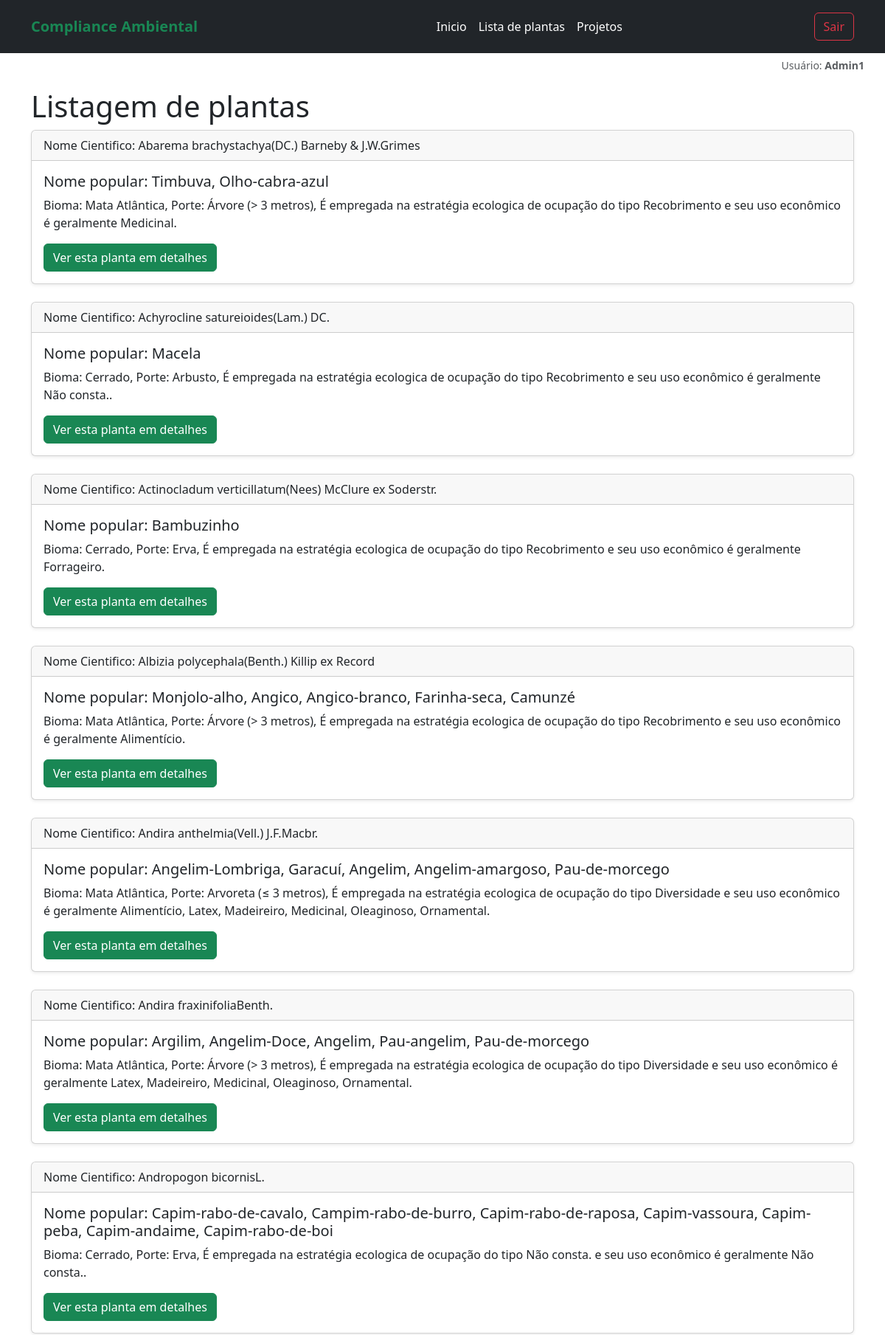
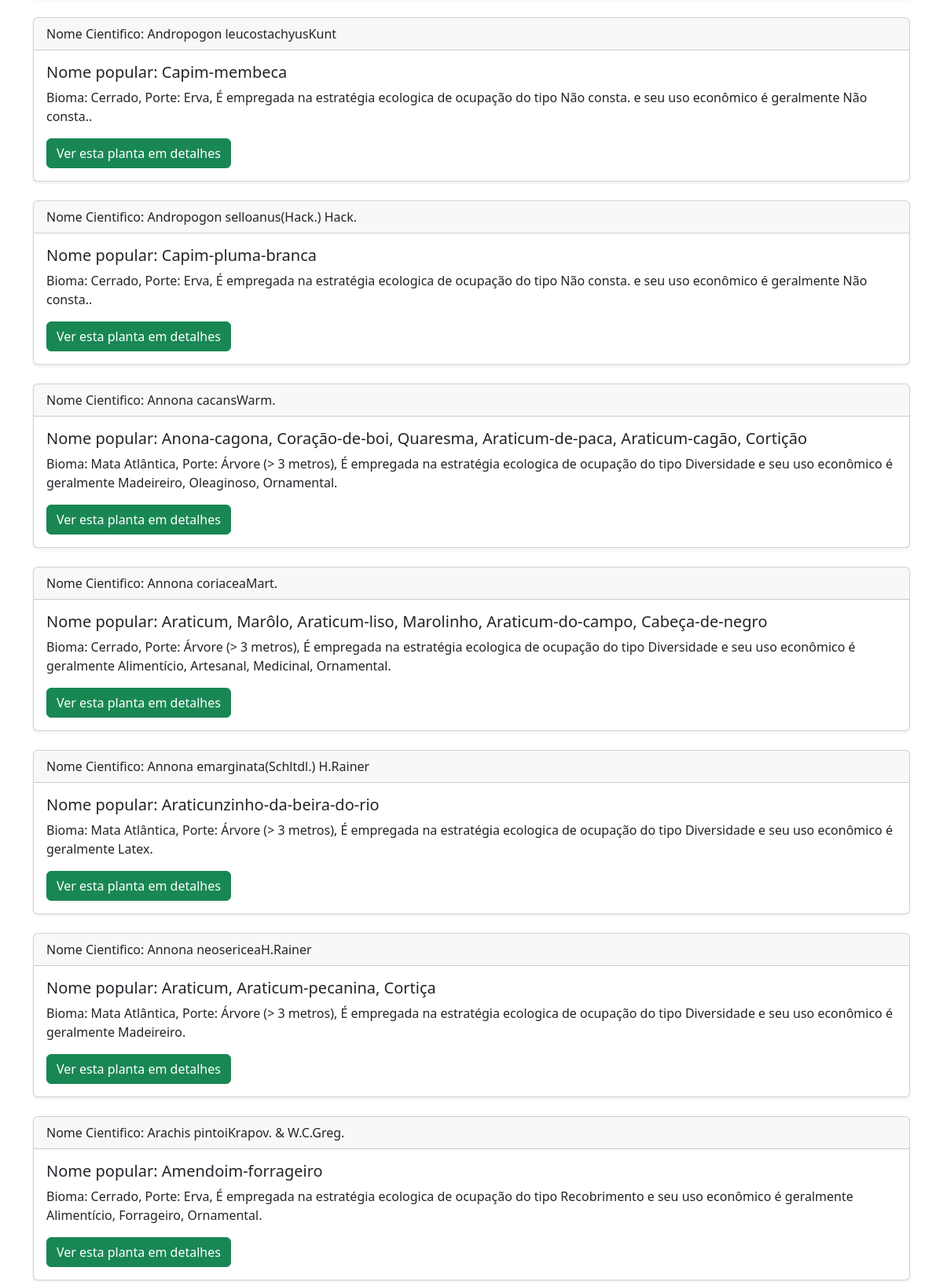
/auth/plantas/ (signed in, upper part), run on the app's committed database (2 pictures, top to bottom).
### app_plantas/models.py (models this page shows)
class Plantas(models.Model):
    id_planta = models.AutoField(primary_key=True)
    especie= models.TextField(max_length=256)
    nome_popular= models.TextField(max_length=256)
    sinonimia= models.TextField(max_length=256)
    familia= models.TextField(max_length=256)
    bioma= models.TextField(max_length=256)
    formacao_vegetal= models.TextField(max_length=51)
    fitofisionomias= models.TextField(max_length=512)
    presenca_nos_estados= models.TextField(max_length=256)
    risco_extincao= models.TextField(max_length=51)
    periodo_coleta_sementes= models.TextField(max_length=51)
    beneficiamento_sementes= models.TextField(max_length=512)
    porcentagem_germinacao= models.TextField(max_length=51)
    substrato_muda= models.TextField(max_length=512)
    desenvolvimento_muda_viveiro= models.TextField(max_length=512)
    numero_sementes_kg= models.TextField(max_length=51)
    armazenamento= models.TextField(max_length=512)
    semeadura= models.TextField(max_length=512)
    nivel_sombreamento_muda_viveiro= models.TextField(max_length=512)
    tolerancia_sombra= models.TextField(max_length=512)
    estrategia_ecologica_ocupacao= models.TextField(max_length=512)
    desenvolvimento_muda_campo= models.TextField(max_length=512)
    recomendacao_adubacao_plantio_campo= models.TextField(max_length=512)
    porte_da_planta= models.TextField(max_length=51)
    periodo_floracao= models.TextField(max_length=512)
    periodo_frutificacao= models.TextField(max_length=512)
    uso_economico= models.TextField(max_length=51)
    caduciflora= models.TextField(max_length=51)
    polinizacao= models.TextField(max_length=51)
    dispersao= models.TextField(max_length=51)

### app_plantas/views.py (the view)
# urls.py: path('plantas/', views.plantas, name='plantas'),
@login_required(login_url="/auth/login/")
def plantas(request):
    plantas_list = Plantas.objects.all()
    if not plantas_list:
        dados_plantas = plantas_sao_p
        print(type(dados_plantas))
        inserir_dados(dados_plantas)
        plantas_list = Plantas.objects.all()
        print("***Inseri os dados em plantas agora!***")
    context = {"plantas_list": plantas_list}
    return render(request, "users/plantas.html", context)

### app_plantas/templates/users/plantas.html
{% extends 'basico/menu.html' %}
{% block content %}
<div class="container">
  <H1>Listagem de plantas</H1>
  {% for planta in plantas_list %}
  <div class="card shadow-sm">
    <div class="card-header">
      Nome Cientifico: {{ planta.especie }}
    </div>
    <div class="card-body">
      <h5 class="card-title">Nome popular: {{ planta.nome_popular }}</h5>
      <p class="card-text">
        Bioma: {{ planta.bioma }}, Porte: {{planta.porte_da_planta}},
        É empregada na estratégia ecologica de ocupação do tipo {{planta.estrategia_ecologica_ocupacao}}
        e seu uso econômico é geralmente {{planta.uso_economico}}.
      </p>
      <a href="{% url 'detalhe_planta' planta.id_planta %}" class="btn btn-success">
        Ver esta planta em detalhes</a>
    </div>
  </div>
  <br>
  {% endfor %}
</div>
{% endblock %}

### app_plantas/templates/basico/menu.html (shortened to what this page needs)
<!doctype html>
<html lang="en">
<head>
    <link href="https://cdn.jsdelivr.net/npm/bootstrap@5.3.0-alpha3/dist/css/bootstrap.min.css" rel="stylesheet"
>
</head>
<body>
    <header class="p-3 text-bg-dark">
        <div class="container">
            <div class="d-flex flex-wrap align-items-center justify-content-lg-start">
                <a href="/"
                    class="d-flex align-items-center mb-2 mb-lg-0 fs-5 fw-semibold text-success text-decoration-none">
                    Compliance Ambiental
                </a>
                {% if user.is_authenticated %}
                <ul class="nav col-12 col-lg-auto me-lg-auto mb-2 justify-content-center mb-md-0">
                    <li class="px-3 text-white"></li>
                    <li><a href="{% url 'plataforma' %}" class="nav-link px-2 text-white">Inicio</a></li>
                    <li><a href="{% url 'plantas' %}" class="nav-link px-2 text-white">Lista de plantas</a></li>
                    <li><a href="{% url 'projetos' %}" class="nav-link px-2 text-white">Projetos</a></li>
                </ul>
                {% endif %}
                <div class="text-end">
                    {% if user.is_authenticated %}
                    <a href="{% url 'logout_app' %}" type="button" role="button" class="btn btn-outline-danger">Sair</a>
                    {% else %}
                    <a href="{% url 'login_app' %}" type="button" role="button"
                        class="btn btn-outline-light me-2">Entrar</a>
                    <a href="{% url 'cadastro' %}" type="button" role="button"
                        class="btn btn-outline-warning">Cadastre-se</a>
                    {% endif %}
                </div>
            </div>
        </div>
    </header>
    <div class="b-example-divider text-end">
        {% if user.is_authenticated %}
        <p class="p-1 fs-6">
            <small class="text-muted me-4">Usuário: <b>{{user.username}}</b></small>
        </p>
        {% else %}
        <br>
        {% endif %}
    </div>
    {% block content %}
    {% endblock %}
</body>
</html>

### data on the page
Plantas: especie "Abarema brachystachya(DC.) Barneby & J.W.Grimes", nome_popular "Timbuva, Olho-cabra-azul", bioma "Mata Atlântica", porte_da_planta "Árvore (> 3 metros)", estrategia_ecologica_ocupacao "Recobrimento", uso_economico "Medicinal"
Plantas: especie "Achyrocline satureioides(Lam.) DC.", nome_popular "Macela", bioma "Cerrado", porte_da_planta "Arbusto", estrategia_ecologica_ocupacao "Recobrimento", uso_economico "Não consta."
Plantas: especie "Actinocladum verticillatum(Nees) McClure ex Soderstr.", nome_popular "Bambuzinho", bioma "Cerrado", porte_da_planta "Erva", estrategia_ecologica_ocupacao "Recobrimento", uso_economico "Forrageiro"
Plantas: especie "Albizia polycephala(Benth.) Killip ex Record", nome_popular "Monjolo-alho, Angico, Angico-branco, Farinha-seca, Camunzé", bioma "Mata Atlântica", porte_da_planta "Árvore (> 3 metros)", estrategia_ecologica_ocupacao "Recobrimento", uso_economico "Alimentício"
Plantas: especie "Andira anthelmia(Vell.) J.F.Macbr.", nome_popular "Angelim-Lombriga, Garacuí, Angelim, Angelim-amargoso, Pau-de-morcego", bioma "Mata Atlântica", porte_da_planta "Arvoreta (≤ 3 metros)", estrategia_ecologica_ocupacao "Diversidade", uso_economico "Alimentício, Latex, Madeireiro, Medicinal, Oleaginoso, Ornamental"
Plantas: especie "Andira fraxinifoliaBenth.", nome_popular "Argilim, Angelim-Doce, Angelim, Pau-angelim, Pau-de-morcego", bioma "Mata Atlântica", porte_da_planta "Árvore (> 3 metros)", estrategia_ecologica_ocupacao "Diversidade", uso_economico "Latex, Madeireiro, Medicinal, Oleaginoso, Ornamental"
Plantas: especie "Andropogon bicornisL.", nome_popular "Capim-rabo-de-cavalo, Campim-rabo-de-burro, Capim-rabo-de-raposa, Capim-vassoura, Capim-peba, Capim-andaime, Capim-rabo-de-boi", bioma "Cerrado", porte_da_planta "Erva", estrategia_ecologica_ocupacao "Não consta.", uso_economico "Não consta."
Plantas: especie "Andropogon leucostachyusKunt", nome_popular "Capim-membeca", bioma "Cerrado", porte_da_planta "Erva", estrategia_ecologica_ocupacao "Não consta.", uso_economico "Não consta."
Plantas: especie "Andropogon selloanus(Hack.) Hack.", nome_popular "Capim-pluma-branca", bioma "Cerrado", porte_da_planta "Erva", estrategia_ecologica_ocupacao "Não consta.", uso_economico "Não consta."
Plantas: especie "Annona cacansWarm.", nome_popular "Anona-cagona, Coração-de-boi, Quaresma, Araticum-de-paca, Araticum-cagão, Cortição", bioma "Mata Atlântica", porte_da_planta "Árvore (> 3 metros)", estrategia_ecologica_ocupacao "Diversidade", uso_economico "Madeireiro, Oleaginoso, Ornamental"
Plantas: especie "Annona coriaceaMart.", nome_popular "Araticum, Marôlo, Araticum-liso, Marolinho, Araticum-do-campo, Cabeça-de-negro", bioma "Cerrado", porte_da_planta "Árvore (> 3 metros)", estrategia_ecologica_ocupacao "Diversidade", uso_economico "Alimentício, Artesanal, Medicinal, Ornamental"
Plantas: especie "Annona emarginata(Schltdl.) H.Rainer", nome_popular "Araticunzinho-da-beira-do-rio", bioma "Mata Atlântica", porte_da_planta "Árvore (> 3 metros)", estrategia_ecologica_ocupacao "Diversidade", uso_economico "Latex"
Plantas: especie "Annona neosericeaH.Rainer", nome_popular "Araticum, Araticum-pecanina, Cortiça", bioma "Mata Atlântica", porte_da_planta "Árvore (> 3 metros)", estrategia_ecologica_ocupacao "Diversidade", uso_economico "Madeireiro"
Plantas: especie "Arachis pintoiKrapov. & W.C.Greg.", nome_popular "Amendoim-forrageiro", bioma "Cerrado", porte_da_planta "Erva", estrategia_ecologica_ocupacao "Recobrimento", uso_economico "Alimentício, Forrageiro, Ornamental"

### other printed values
{{ user.username }} "Admin1"
